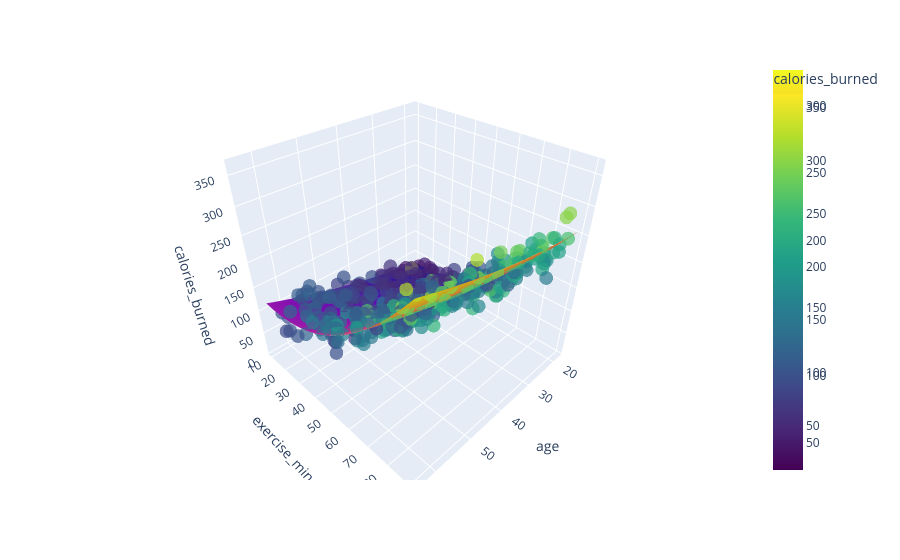

The notebook cell saved with this chart:
### Code cell
# plot of curved plane of Regression

# meshgrids
x_range2 = np.linspace(df['age'].min(), df['age'].max(), 30)
y_range2 = np.linspace(df['exercise_min'].min(), df['exercise_min'].max(), 30)
xx2,yy2= np.meshgrid(x_range2, y_range2)

heart_rate_const = df['heart_rate'].mean()
heart_rate_col2 = np.full(xx2.ravel().shape, heart_rate_const)

pred_input2 = np.c_[xx2.ravel(), yy2.ravel(), heart_rate_col2]      # this works as x_test in predict() method
                                                                    # hence 'poly.transform()' ing it.
pred_input2_poly = poly.transform(pred_input2)
zz2 = lr2.predict(pred_input2_poly).reshape(xx2.shape)

fig2 = px.scatter_3d(df, 
                  x = 'age',
                  y = 'exercise_min', 
                  z = 'calories_burned', 
                  color = 'calories_burned',
                  color_continuous_scale = 'viridis',
                  opacity=0.7)
fig2.add_surface(x = x_range2, y = y_range2, z = zz2, name = 'Curved Plane of regression')
fig2.show()

### Figure 1 — Plotly figure (JSON) as saved in the notebook; plotly's stock layout.template omitted (floating-point values rounded to 4 significant figures; data arrays with more than 128 entries replaced by an {"elided": "..."} marker saying what was removed)
{"data": [{"hovertemplate": "age=%{x}<br>exercise_min=%{y}<br>calories_burned=%{marker.color}<extra></extra>", "legendgroup": "", "marker": {"color": {"elided": "500 float values"}, "coloraxis": "coloraxis", "opacity": 0.7, "symbol": "circle"}, "mode": "markers", "name": "", "scene": "scene", "showlegend": false, "type": "scatter3d", "x": {"elided": "500 int values"}, "y": {"elided": "500 float values"}, "z": {"elided": "500 float values"}}, {"name": "Curved Plane of regression", "type": "surface", "x": [18.0, 19.59, 21.17, 22.76, 24.34, 25.93, 27.52, 29.1, 30.69, 32.28, 33.86, 35.45, 37.03, 38.62, 40.21, 41.79, 43.38, 44.97, 46.55, 48.14, 49.72, 51.31, 52.9, 54.48, 56.07, 57.66, 59.24, 60.83, 62.41, 64.0], "y": [10.37, 13.12, 15.86, 18.61, 21.35, 24.1, 26.84, 29.59, 32.33, 35.08, 37.82, 40.57, 43.31, 46.06, 48.8, 51.55, 54.29, 57.04, 59.78, 62.53, 65.27, 68.02, 70.76, 73.51, 76.25, 79.0, 81.74, 84.49, 87.23, 89.98], "z": {"elided": "30x30 float values"}}], "layout": {"coloraxis": {"colorbar": {"title": {"text": "calories_burned"}}, "colorscale": [[0, "#440154"], [0.1111, "#482878"], [0.2222, "#3e4989"], [0.3333, "#31688e"], [0.4444, "#26828e"], [0.5556, "#1f9e89"], [0.6667, "#35b779"], [0.7778, "#6ece58"], [0.8889, "#b5de2b"], [1, "#fde725"]]}, "legend": {"tracegroupgap": 0}, "margin": {"t": 60}, "scene": {"domain": {"x": [0, 1], "y": [0, 1]}, "xaxis": {"title": {"text": "age"}}, "yaxis": {"title": {"text": "exercise_min"}}, "zaxis": {"title": {"text": "calories_burned"}}}}}
